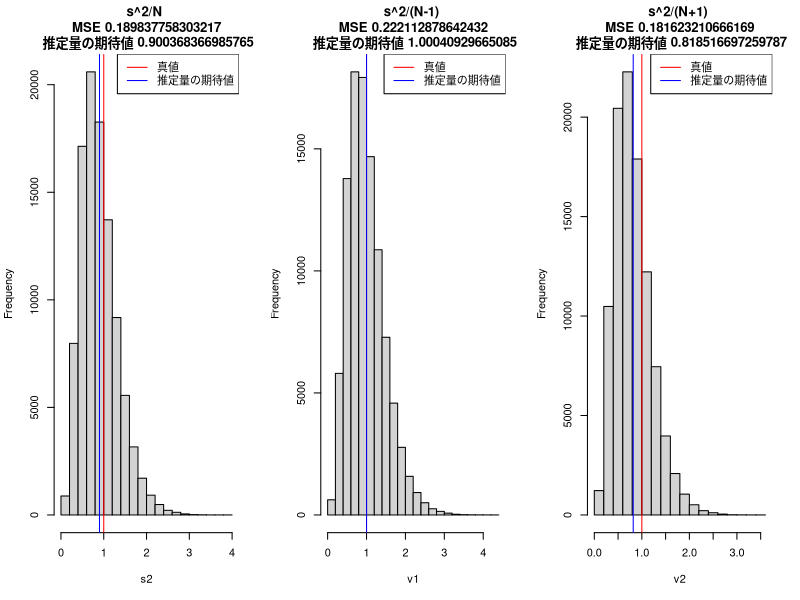
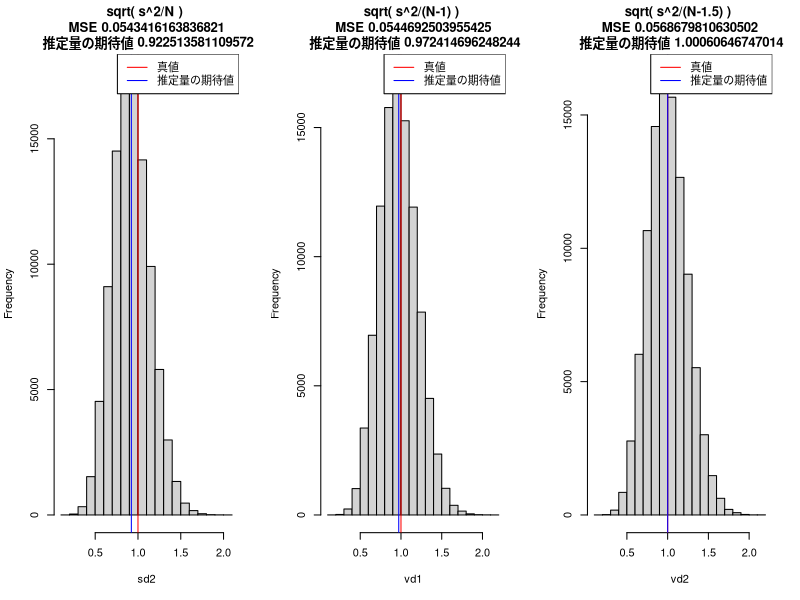

Here is the R script that generated these plots, in order:
### 2023-7-26 by R. Yuasa
### 分散の推定のMSE比較
## Step1、真のパラメータ(平均、分散)を知った状態で乱数を発生させる
## Step2、次に真のパラメータを知らないと思って、得た乱数だけを用いてパラメータを推定する
## Step3、真のパラメータと推定値の差の2乗により精度を測る
## 以上のステップによるシミュレーションを繰り返す

### 設定
R <- 10^5 # シミュレーションの繰り返し回数
N <- 10   # サンプルサイズ

# R回のシミュレーションでデータを格納するものを用意
s2 <- numeric(R)
v1 <- numeric(R)
v2 <- numeric(R)

# Step1,2
for(i in 1:R){
  vX <- rnorm(N,0,1)　# 真の平均が0, 分散が1だとして乱数を発生させる
  s2[i] <- sum((vX - mean(vX))^2)/N　# 得られた乱数から分散を推定する
  v1[i] <- sum((vX - mean(vX))^2)/(N-1) # 不偏分散推定量
  v2[i] <- sum((vX - mean(vX))^2)/(N+1) # MSEを最小化する推定量
}

# Step3
# MSE
# 繰り返しの中で1-s2[i]などを計算してもよいが
# ここではベクトル計算で一度に計算している
# 上のようなfor文を用いた計算は何をしているのかはわかりやすいが、Rではforの計算は遅い
# ベクトルや行列にして一度計算を行う方が速くなる
mean((1-s2)^2)
mean((1-v1)^2)
mean((1-v2)^2)
# MSEの理論値
(2*N-1)/N^2
2/(N-1)

# 不偏性も得られた推定値から確かめられる
# シミュレーションで発生させた乱数による推定値の平均を計算する事で期待値を計算する
# モンテカルロ法と呼ばれる
mean(s2)
mean(v1)
mean(v2)

# シミュレーションの各回の推定値をヒストグラムにする
par(mfrow = c(1, 3)) # 3つの図を横並びに表示する
hist(s2, breaks = 20, main = paste("s^2/N", "\n", "MSE", mean((1-s2)^2), "\n", "推定量の期待値", mean(s2))) # ヒストグラムを描く. mainでタイトルを書ける. シミュレーションで得られた数字を図に反映させるためにpasteという関数を用いている. "\n"は改行のために入っている
abline(v = 1, col = 'red') # 真値の1の所に赤色の縦線を引く
abline(v = mean(s2), col = 'blue') # 推定値の平均に青色の縦線を引く
legend("topright", legend = c("真値", "推定量の期待値"), col = c("red", "blue"),lty=c(1,1)) #凡例

hist(v1, breaks = 20, main = paste("s^2/(N-1)", "\n", "MSE", mean((1-v1)^2), "\n", "推定量の期待値", mean(v1)))
abline(v = 1, col = 'red')
abline(v = mean(v1), col = 'blue')
legend("topright", legend = c("真値", "推定量の期待値"), col = c("red", "blue"),lty=c(1,1))

hist(v2, breaks = 20, main = paste("s^2/(N+1)", "\n", "MSE", mean((1-v2)^2), "\n", "推定量の期待値", mean(v2)))
abline(v = 1, col = 'red')
abline(v = mean(v2), col = 'blue')
legend("topright", legend = c("真値", "推定量の期待値"), col = c("red", "blue"),lty=c(1,1))
par(mfrow = c(1, 1))

### 標準偏差のMSE比較
## 分散の場合とだいたい同様
R <- 10^5
N <- 10

sd2 <- numeric(R)
vd1 <- numeric(R)
vd2 <- numeric(R)

for(i in 1:R){
  vX <- rnorm(N,0,1)
  sd2[i] <- sqrt(sum((vX - mean(vX))^2)/N)
  vd1[i] <- sqrt(sum((vX - mean(vX))^2)/(N-1))
  vd2[i] <- sqrt(sum((vX - mean(vX))^2)/(N-1.5))
}

# MSE
mean((1-sd2)^2)
mean((1-vd1)^2)
mean((1-vd2)^2)

# MSEの理論値
MSEs <- function(c,n){
  (c^2)*(n-1) + 1 - 2*c*sqrt(2)*gamma(n/2)/gamma((n-1)/2)
}
MSEs(1/sqrt(N), N)
MSEs(1/sqrt(N-1), N)
MSEs(1/sqrt(N-1.5), N)
#MSEs(1/sqrt(N-0.5), N)

# c=1/sqrt(N-x)として、MSEの理論値の最小化をするxを実験的に求める
MSEs2 <- function(x,n){
  MSEs(1/sqrt(n-x), n)
}
Ns <- c(3,5,7,10,15,20,30,50,100,200,300) #実験に用いるNたち
optx <- numeric(length(Ns))
for (i in 1:length(Ns))
optx[i] <- optimize(MSEs2, interval = c(-2,2), n=Ns[i])$minimum # optimize関数により、xが-2から2の間でいつMSE最小となるかを計算する
optx # MSEの理論値の最小化をするx. Nを大きくするにつれ0.5に近づいている. ただしMSEとして大きな差はなし

# MSEの理論値の近似値
1/(2*N) + (7/16)*(1/N^2)
1/(2*N) + (10/16)*(1/N^2)

# 不偏性
mean(sd2)
mean(vd1)
mean(vd2)

par(mfrow = c(1, 3))
hist(sd2, breaks = 20, main = paste("sqrt( s^2/N )", "\n", "MSE", mean((1-sd2)^2), "\n", "推定量の期待値", mean(sd2)))
abline(v = 1, col = 'red')
abline(v = mean(sd2), col = 'blue')
legend("topright", legend = c("真値", "推定量の期待値"), col = c("red", "blue"),lty=c(1,1))

hist(vd1, breaks = 20, main = paste("sqrt( s^2/(N-1) )", "\n", "MSE", mean((1-vd1)^2), "\n", "推定量の期待値", mean(vd1)))
abline(v = 1, col = 'red')
abline(v = mean(vd1), col = 'blue')
legend("topright", legend = c("真値", "推定量の期待値"), col = c("red", "blue"),lty=c(1,1))

hist(vd2, breaks = 20, main = paste("sqrt( s^2/(N-1.5) )", "\n", "MSE", mean((1-vd2)^2), "\n", "推定量の期待値", mean(vd2)))
abline(v = 1, col = 'red')
abline(v = mean(vd2), col = 'blue')
legend("topright", legend = c("真値", "推定量の期待値"), col = c("red", "blue"),lty=c(1,1))
par(mfrow = c(1, 1))

